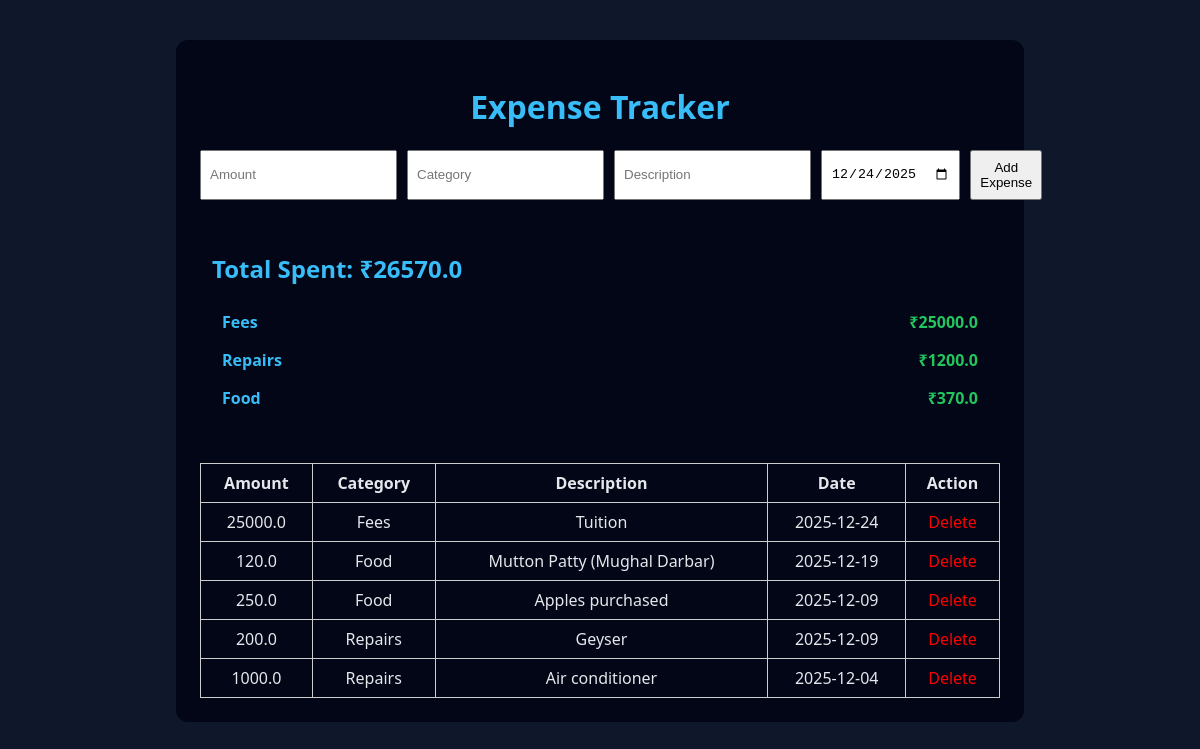
The page / on the database its author committed.
### tables this page shows
CREATE TABLE expenses (
            id INTEGER PRIMARY KEY AUTOINCREMENT,
            amount REAL NOT NULL,
            category TEXT NOT NULL,
            description TEXT,
            date TEXT NOT NULL
        );

### app.py (the view)
@app.route("/")
def index():
    category = request.args.get("category")
    start_date = request.args.get("start")
    end_date = request.args.get("end")
    expenses = get_filtered_expenses(category, start_date, end_date)
    total = get_total_expense()
    category_totals = get_category_totals()
    return render_template(
        "index.html",
        expenses=expenses,
        total=total,
        category_totals=category_totals,
        today=date.today().isoformat()
    )

### db.py (called while the page is built)
def get_db_connection():
    conn = sqlite3.connect(DB_NAME)
    conn.row_factory = sqlite3.Row
    return conn

def get_total_expense():
    conn = get_db_connection()
    cursor = conn.cursor()
    cursor.execute("""
        SELECT SUM(amount) FROM expenses
    """)
    total = cursor.fetchone()[0]
    conn.close()
    return total if total is not None else 0

def get_category_totals():
    conn = get_db_connection()
    cursor = conn.cursor()
    cursor.execute("""
        SELECT category, SUM(amount) AS total
        FROM expenses
        GROUP BY category
        ORDER BY total DESC
    """)
    rows = cursor.fetchall()
    conn.close()
    return rows

def get_filtered_expenses(category=None, start=None, end=None):
    conn = get_db_connection()
    cursor = conn.cursor()
    query = "SELECT * FROM expenses WHERE 1=1"
    params = []
    if category:
        query += " AND category = ?"
        params.append(category)
    if start:
        query += " AND date >= ?"
        params.append(start)
    if end:
        query += " AND date <= ?"
        params.append(end)
    query += " ORDER BY date DESC"
    cursor.execute(query, params)
    data = cursor.fetchall()
    conn.close()
    return data

### templates/index.html (shortened to what this page needs)
<!DOCTYPE html>
<html lang="en">
<head>
    <link rel="stylesheet" href="{{ url_for('static', filename='style.css') }}">
</head>
<body>
<div class="container">
    <h1>Expense Tracker</h1>
    <form method="POST" action="/add">
        <input type="number" step="0.01" name="amount" placeholder="Amount" required>
        <input type="text" name="category" placeholder="Category" required>
        <input type="text" name="description" placeholder="Description">
        <input type="date" name="date" value="{{ today }}">
        <button type="submit">Add Expense</button>
    </form>
    <div class="summary">
    <h2>Total Spent: ₹{{ total }}</h2>
    <ul class="category-summary">
    {% for row in category_totals %}
        <li>
            <span class="category">{{ row.category }}</span>
            <span class="amount">₹{{ row.total }}</span>
        </li>
    {% endfor %}
</ul>
    </div>
    <table>
        <thead>
            <tr>
                <th>Amount</th>
                <th>Category</th>
                <th>Description</th>
                <th>Date</th>
                <th>Action</th>
            </tr>
        </thead>
        <tbody>
        {% for expense in expenses %}
            <tr>
                <td>{{ expense.amount }}</td>
                <td>{{ expense.category }}</td>
                <td>{{ expense.description }}</td>
                <td>{{ expense.date }}</td>
                <td>
                    <a href="/delete/{{ expense.id }}"
                       onclick="return confirm('Delete this expense?')">
                       Delete
                    </a>
                </td>
            </tr>
        {% endfor %}
        </tbody>
    </table>
</div>
</body>
</html>

### static/style.css (style rules this page uses)
body { background: #0f172a; color: #e5e7eb; font-family: system-ui; }
.container { width: 800px; margin: 40px auto; background: white; padding: 20px; border-radius: 5px; background: #020617; border-radius: 12px; padding: 24px; }
h1 { text-align: center; }
form { display: flex; gap: 10px; margin-bottom: 20px; }
input, button { padding: 8px; }
table { width: 100%; border-collapse: collapse; }
th, td { border: 1px solid #ccc; padding: 8px; text-align: center; }
a { color: red; text-decoration: none; }
h1, h2 { color: #38bdf8; }
.summary { margin-bottom: 20px; padding: 12px; background: #020617; border-radius: 8px; }
.category-summary { list-style: none; padding: 0; }
.category-summary li { display: flex; justify-content: space-between; padding: 6px 10px; margin-bottom: 4px; background: #020617; border-radius: 6px; }
.category { color: #38bdf8; font-weight: 600; }
.amount { color: #22c55e; font-weight: 700; }

### rows shown on the page
expenses: category "Fees", total "25000.0", amount "25000.0", description "Tuition", date "2025-12-24"
expenses: amount "120.0", category "Food", description "Mutton Patty (Mughal Darbar)", date "2025-12-19"
expenses: amount "250.0", category "Food", description "Apples purchased", date "2025-12-09"
expenses: amount "200.0", category "Repairs", description "Geyser", date "2025-12-09"
expenses: amount "1000.0", category "Repairs", description "Air conditioner", date "2025-12-04"

### other values the page prints
{{ total }} "26570.0"
{{ row.category }} "Repairs" "Food"
{{ row.total }} "1200.0" "370.0"
